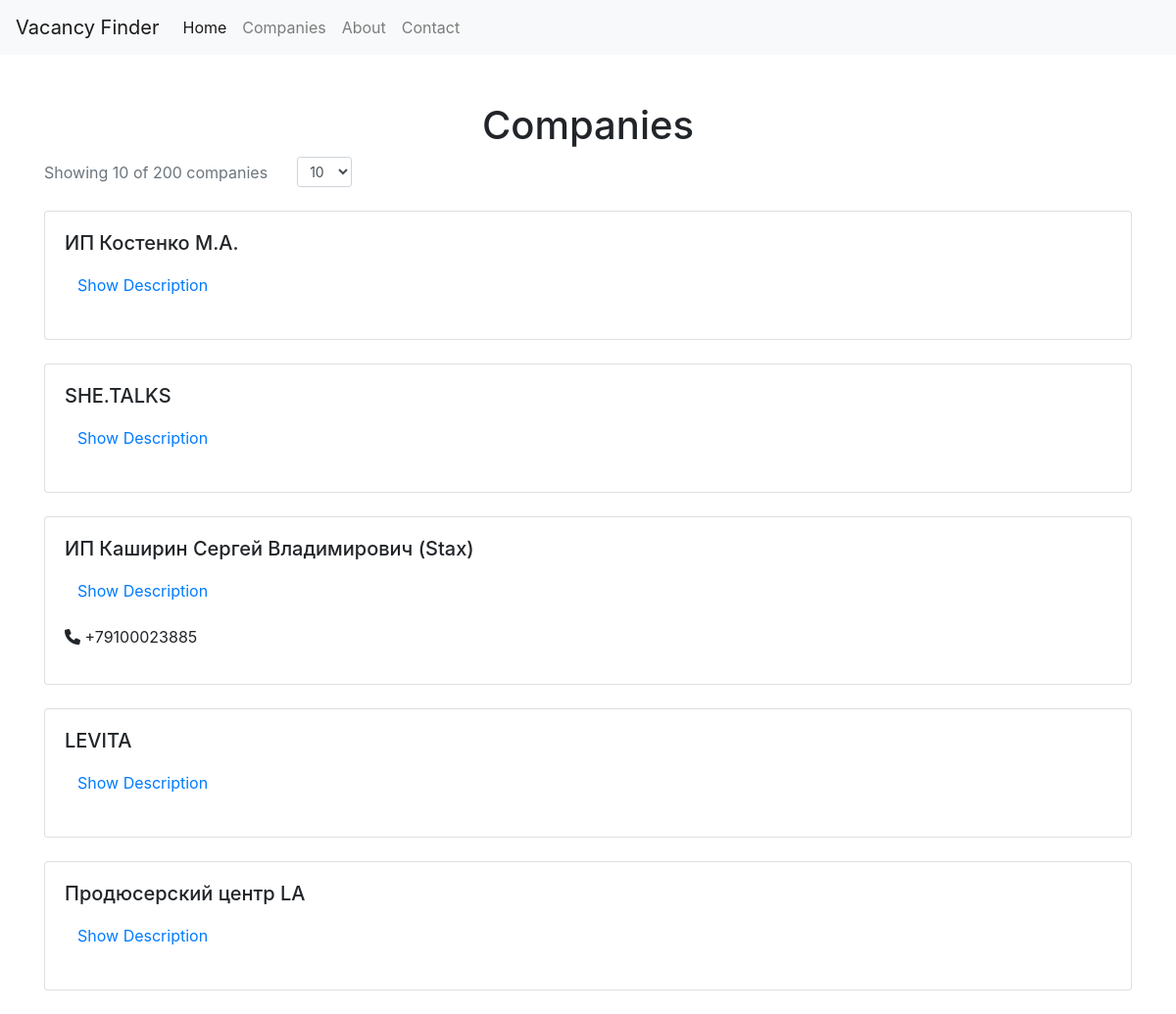
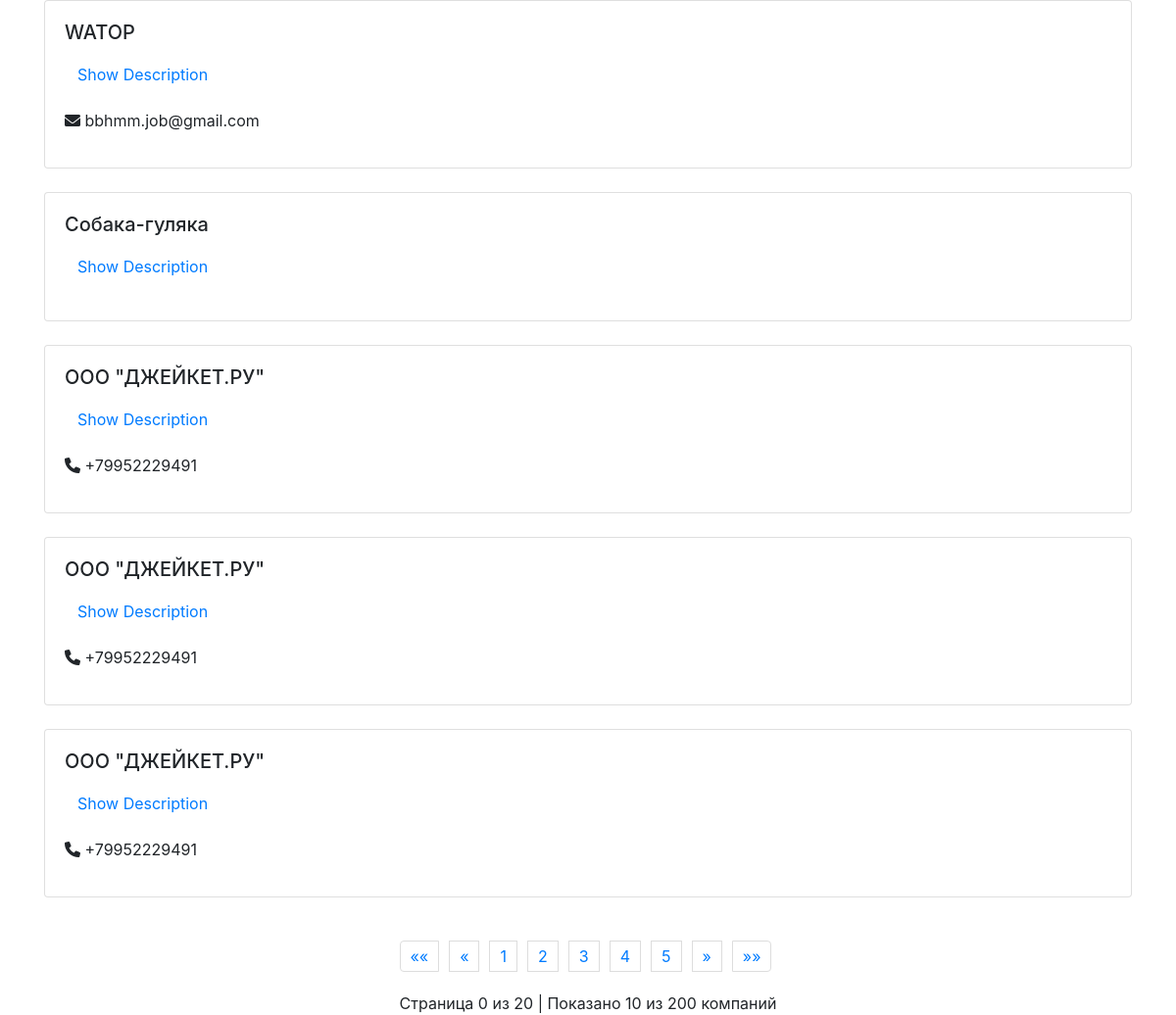
The page /companies?page=0&per_page=10 on the database its author committed (2 pictures, top to bottom).
### finder_parser/models/vacancy.py (models this page shows, shortened)
class Vacancy(Base):
    __tablename__ = 'vacancies'
    id = Column(Integer, primary_key=True)
    vacancy_id = Column(Integer, unique=True, nullable=False)
    title = Column(String, nullable=False)
    description = Column(Text, nullable=False)
    salary_from = Column(Integer, nullable=True)
    salary_to = Column(Integer, nullable=True)
    currency_symbol = Column(String, nullable=True)
    contacts = Column(String, nullable=True)  # Хранение контактов в формате JSON
    @property
    def contacts_dict(self):
        contacts = json.loads(self.contacts) if self.contacts else []
        phone = next((item['value'] for item in contacts if item['type'] == 'phone'), None)
        email = next((item['value'] for item in contacts if item['type'] == 'email'), None)
        return {'phone': phone, 'email': email}
    company_info = Column(String, nullable=True)  # Хранение информации о компании в формате JSON
    @property
    def company_info_dict(self):
        return json.loads(self.company_info) if self.company_info else {}
    locations = Column(String, nullable=True)  # Хранение местоположений в формате JSON

### flask_app/app.py (the view)
@app.route('/companies')
def companies():
    page = request.args.get('page', 1, type=int)
    per_page = request.args.get('per_page', 10, type=int)
    offset = (page - 1) * per_page
    companies = session.query(Vacancy).offset(offset).limit(per_page).all()
    total_companies = session.query(Vacancy).count()
    total_pages = ceil(total_companies / per_page)
    return render_template(
        'companies.html',
        companies=companies,
        page=page,
        per_page=per_page,
        total_pages=total_pages,
        total_companies=total_companies
    )

### flask_app/templates/companies.html (shortened to what this page needs)
{% extends "base.html" %}
{% block content %}
<h1 class="text-center">Companies</h1>
<form action="{{ url_for('companies') }}" method="get" class="mb-4">
    <div class="form-group row align-items-center">
        <div class="col-auto">
            <span class="text-muted">Showing {{ companies|length }} of {{ total_companies }} companies</span>
        </div>
        <div class="col-auto">
            <select name="per_page" id="per_page" class="form-control form-control-sm" onchange="this.form.submit()">
                <option value="10" {% if per_page==10 %}selected{% endif %}>10</option>
            </select>
        </div>
    </div>
</form>
<div class="row">
    {% for company in companies %}
    <div class="col-12 mb-4">
        <div class="card">
            <div class="card-body">
                <h5 class="card-title">{{ company.company_info_dict['title'] }}</h5>
                <button class="btn btn-link" type="button" data-toggle="collapse"
                    data-target="#companyDescription{{ company.id }}" aria-expanded="false"
                    aria-controls="companyDescription{{ company.id }}">
                    Show Description
                </button>
                <ul class="list-unstyled mt-3">
                    {% if company.contacts_dict.phone %}
                    <li class="mb-2">
                        <i class="fas fa-phone"></i> {{ company.contacts_dict.phone }}
                    </li>
                    {% endif %}
                    {% if company.contacts_dict.email %}
                    <li class="mb-2">
                        <i class="fas fa-envelope"></i> {{ company.contacts_dict.email }}
                    </li>
                    {% endif %}
                </ul>
            </div>
        </div>
    </div>
    {% endfor %}
</div>
<nav aria-label="Page navigation">
    <ul class="pagination justify-content-center">
        <li class="page-item {% if page == 1 %}disabled{% endif %}">
            <a class="page-link" href="{{ url_for('companies', page=1, per_page=per_page) }}" aria-label="First">
                <span aria-hidden="true">&laquo;&laquo;</span>
            </a>
        </li>
        <li class="page-item {% if page == 1 %}disabled{% endif %}">
            <a class="page-link" href="{{ url_for('companies', page=page-1, per_page=per_page) }}" aria-label="Previous">
                <span aria-hidden="true">&laquo;</span>
            </a>
        </li>
        {% set start_page = [1, page-2]|max %}
        {% set end_page = [total_pages, start_page+4]|min %}
        {% if end_page - start_page < 4 %}
            {% set start_page = [1, end_page-4]|max %}
        {% endif %}
        {% for p in range(start_page, end_page+1) %}
            <li class="page-item {% if p == page %}active{% endif %}">
                <a class="page-link" href="{{ url_for('companies', page=p, per_page=per_page) }}">{{ p }}</a>
            </li>
        {% endfor %}
        <li class="page-item {% if page == total_pages %}disabled{% endif %}">
            <a class="page-link" href="{{ url_for('companies', page=page+1, per_page=per_page) }}" aria-label="Next">
                <span aria-hidden="true">&raquo;</span>
            </a>
        </li>
        <li class="page-item {% if page == total_pages %}disabled{% endif %}">
            <a class="page-link" href="{{ url_for('companies', page=total_pages, per_page=per_page) }}" aria-label="Last">
                <span aria-hidden="true">&raquo;&raquo;</span>
            </a>
        </li>
    </ul>
</nav>
<div class="text-center mt-2">
    Страница {{ page }} из {{ total_pages }} | Показано {{ companies|length }} из {{ total_companies }} компаний
</div>
{% endblock %}

### flask_app/static/css/styles.css (style rules this page uses)
.pagination { margin: 20px 0; text-align: center; }
.pagination a, .pagination strong { display: inline-block; padding: 5px 10px; margin: 0 5px; border: 1px solid #ddd; text-decoration: none; }
.card-body { flex: 1; overflow-y: auto; }

### rows shown on the page
Vacancy: company_info_dict "ИП Костенко М.А."
Vacancy: company_info_dict "SHE.TALKS"
Vacancy: company_info_dict "ИП Каширин Сергей Владимирович (Stax)", contacts_dict.phone "+79100023885"
Vacancy: company_info_dict "LEVITA"
Vacancy: company_info_dict "Продюсерский центр LA"
Vacancy: company_info_dict "WATOP", contacts_dict.email "bbhmm.job@gmail.com"
Vacancy: company_info_dict "Собака-гуляка"
Vacancy: company_info_dict "ООО \"ДЖЕЙКЕТ.РУ\"", contacts_dict.phone "+79952229491"
Vacancy: company_info_dict "ООО \"ДЖЕЙКЕТ.РУ\"", contacts_dict.phone "+79952229491"
Vacancy: company_info_dict "ООО \"ДЖЕЙКЕТ.РУ\"", contacts_dict.phone "+79952229491"

### other values the page prints
{{ companies|length }} "10"
{{ total_companies }} "200"
{{ p }} "1" "2" "3" "4" "5"
{{ page }} "0"
{{ total_pages }} "20"
